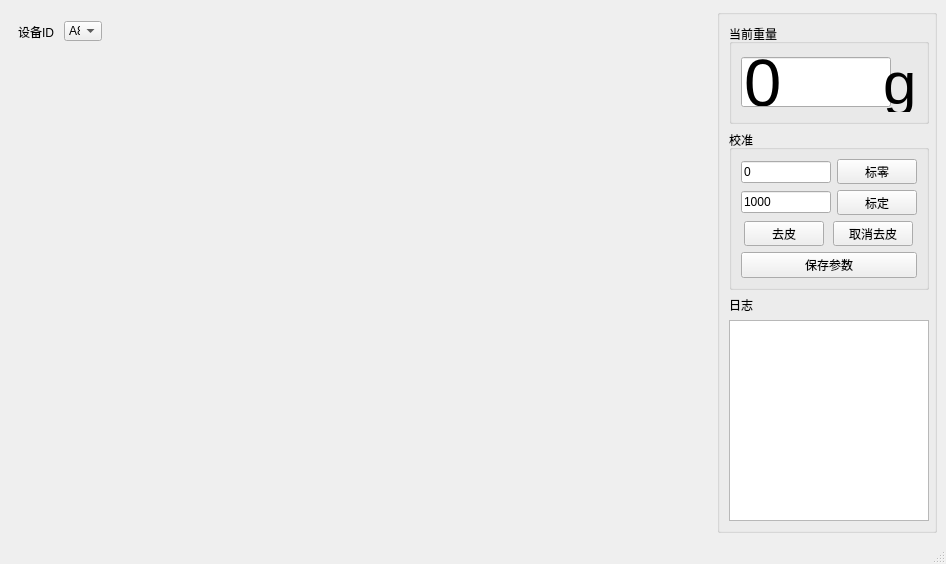
<?xml version="1.0" encoding="UTF-8"?>
<ui version="4.0">
 <class>MainWindow</class>
 <widget class="QMainWindow" name="MainWindow">
  <property name="geometry">
   <rect>
    <x>0</x>
    <y>0</y>
    <width>946</width>
    <height>564</height>
   </rect>
  </property>
  <property name="windowTitle">
   <string>MainWindow</string>
  </property>
  <property name="windowIcon">
   <iconset>
    <normaloff>img/favicon.ico</normaloff>
    <normalon>:/img/favicon.ico</normalon>
    <disabledoff>:/img/favicon.ico</disabledoff>
    <disabledon>:/img/favicon.ico</disabledon>
    <activeoff>:/img/favicon.ico</activeoff>
    <activeon>:/img/favicon.ico</activeon>
    <selectedoff>:/img/favicon.ico</selectedoff>
    <selectedon>:/img/favicon.ico</selectedon>img/favicon.ico</iconset>
  </property>
  <widget class="QWidget" name="centralwidget">
   <layout class="QHBoxLayout" name="horizontalLayout_3">
    <item>
     <layout class="QVBoxLayout" name="verticalLayout_4">
      <item>
       <widget class="QWidget" name="widget_2" native="true">
        <property name="maximumSize">
         <size>
          <width>16777215</width>
          <height>45</height>
         </size>
        </property>
        <layout class="QHBoxLayout" name="horizontalLayout_5">
         <item>
          <widget class="QLabel" name="label_3">
           <property name="minimumSize">
            <size>
             <width>40</width>
             <height>25</height>
            </size>
           </property>
           <property name="maximumSize">
            <size>
             <width>40</width>
             <height>25</height>
            </size>
           </property>
           <property name="text">
            <string>设备ID</string>
           </property>
          </widget>
         </item>
         <item>
          <widget class="QComboBox" name="devComboBox">
           <property name="minimumSize">
            <size>
             <width>38</width>
             <height>20</height>
            </size>
           </property>
           <property name="maximumSize">
            <size>
             <width>38</width>
             <height>20</height>
            </size>
           </property>
           <item>
            <property name="text">
             <string>A8</string>
            </property>
           </item>
           <item>
            <property name="text">
             <string>B8</string>
            </property>
           </item>
          </widget>
         </item>
         <item>
          <spacer name="horizontalSpacer_2">
           <property name="orientation">
            <enum>Qt::Horizontal</enum>
           </property>
           <property name="sizeType">
            <enum>QSizePolicy::Expanding</enum>
           </property>
           <property name="sizeHint" stdset="0">
            <size>
             <width>20</width>
             <height>20</height>
            </size>
           </property>
          </spacer>
         </item>
        </layout>
       </widget>
      </item>
      <item>
       <widget class="QWidget" name="widget" native="true">
        <property name="minimumSize">
         <size>
          <width>700</width>
          <height>450</height>
         </size>
        </property>
        <property name="maximumSize">
         <size>
          <width>1500</width>
          <height>16777215</height>
         </size>
        </property>
       </widget>
      </item>
     </layout>
    </item>
    <item>
     <widget class="QGroupBox" name="groupBox_3">
      <property name="minimumSize">
       <size>
        <width>220</width>
        <height>0</height>
       </size>
      </property>
      <property name="maximumSize">
       <size>
        <width>220</width>
        <height>16777215</height>
       </size>
      </property>
      <property name="title">
       <string/>
      </property>
      <layout class="QVBoxLayout" name="verticalLayout_9">
       <item>
        <widget class="QGroupBox" name="groupBox_2">
         <property name="minimumSize">
          <size>
           <width>200</width>
           <height>100</height>
          </size>
         </property>
         <property name="maximumSize">
          <size>
           <width>200</width>
           <height>100</height>
          </size>
         </property>
         <property name="title">
          <string>当前重量</string>
         </property>
         <layout class="QVBoxLayout" name="verticalLayout_5">
          <item>
           <layout class="QHBoxLayout" name="horizontalLayout_4">
            <item>
             <widget class="QLineEdit" name="weightLineEdit">
              <property name="minimumSize">
               <size>
                <width>150</width>
                <height>50</height>
               </size>
              </property>
              <property name="maximumSize">
               <size>
                <width>150</width>
                <height>50</height>
               </size>
              </property>
              <property name="font">
               <font>
                <pointsize>50</pointsize>
               </font>
              </property>
              <property name="text">
               <string>0</string>
              </property>
             </widget>
            </item>
            <item>
             <widget class="QLabel" name="label_4">
              <property name="font">
               <font>
                <pointsize>45</pointsize>
               </font>
              </property>
              <property name="text">
               <string>g</string>
              </property>
             </widget>
            </item>
           </layout>
          </item>
         </layout>
        </widget>
       </item>
       <item>
        <widget class="QGroupBox" name="groupBox">
         <property name="minimumSize">
          <size>
           <width>200</width>
           <height>160</height>
          </size>
         </property>
         <property name="maximumSize">
          <size>
           <width>200</width>
           <height>160</height>
          </size>
         </property>
         <property name="title">
          <string>校准</string>
         </property>
         <layout class="QVBoxLayout" name="verticalLayout_6">
          <item>
           <layout class="QVBoxLayout" name="verticalLayout_3">
            <item>
             <layout class="QHBoxLayout" name="horizontalLayout">
              <item>
               <layout class="QVBoxLayout" name="verticalLayout">
                <item>
                 <widget class="QLineEdit" name="zeroLineEdit">
                  <property name="text">
                   <string>0</string>
                  </property>
                 </widget>
                </item>
                <item>
                 <widget class="QLineEdit" name="calLineEdit">
                  <property name="text">
                   <string>1000</string>
                  </property>
                 </widget>
                </item>
               </layout>
              </item>
              <item>
               <layout class="QVBoxLayout" name="verticalLayout_2">
                <item>
                 <widget class="QPushButton" name="zeroButton">
                  <property name="minimumSize">
                   <size>
                    <width>80</width>
                    <height>25</height>
                   </size>
                  </property>
                  <property name="maximumSize">
                   <size>
                    <width>80</width>
                    <height>25</height>
                   </size>
                  </property>
                  <property name="text">
                   <string>标零</string>
                  </property>
                 </widget>
                </item>
                <item>
                 <widget class="QPushButton" name="calButton">
                  <property name="minimumSize">
                   <size>
                    <width>80</width>
                    <height>25</height>
                   </size>
                  </property>
                  <property name="maximumSize">
                   <size>
                    <width>80</width>
                    <height>25</height>
                   </size>
                  </property>
                  <property name="text">
                   <string>标定</string>
                  </property>
                 </widget>
                </item>
               </layout>
              </item>
             </layout>
            </item>
            <item>
             <layout class="QHBoxLayout" name="horizontalLayout_2">
              <item>
               <widget class="QPushButton" name="peelButton">
                <property name="minimumSize">
                 <size>
                  <width>80</width>
                  <height>25</height>
                 </size>
                </property>
                <property name="maximumSize">
                 <size>
                  <width>80</width>
                  <height>25</height>
                 </size>
                </property>
                <property name="text">
                 <string>去皮</string>
                </property>
               </widget>
              </item>
              <item>
               <widget class="QPushButton" name="canclePeelButton">
                <property name="minimumSize">
                 <size>
                  <width>80</width>
                  <height>25</height>
                 </size>
                </property>
                <property name="maximumSize">
                 <size>
                  <width>80</width>
                  <height>25</height>
                 </size>
                </property>
                <property name="text">
                 <string>取消去皮</string>
                </property>
               </widget>
              </item>
             </layout>
            </item>
            <item>
             <widget class="QPushButton" name="savePushButton">
              <property name="text">
               <string>保存参数</string>
              </property>
             </widget>
            </item>
           </layout>
          </item>
         </layout>
        </widget>
       </item>
       <item>
        <widget class="QLabel" name="label_2">
         <property name="minimumSize">
          <size>
           <width>200</width>
           <height>0</height>
          </size>
         </property>
         <property name="maximumSize">
          <size>
           <width>200</width>
           <height>16777215</height>
          </size>
         </property>
         <property name="text">
          <string>日志</string>
         </property>
        </widget>
       </item>
       <item>
        <widget class="QTextBrowser" name="logTextBrowser">
         <property name="minimumSize">
          <size>
           <width>200</width>
           <height>0</height>
          </size>
         </property>
         <property name="maximumSize">
          <size>
           <width>200</width>
           <height>16777215</height>
          </size>
         </property>
        </widget>
       </item>
      </layout>
     </widget>
    </item>
   </layout>
  </widget>
  <widget class="QMenuBar" name="menubar">
   <property name="geometry">
    <rect>
     <x>0</x>
     <y>0</y>
     <width>946</width>
     <height>23</height>
    </rect>
   </property>
  </widget>
  <widget class="QStatusBar" name="statusbar"/>
 </widget>
 <resources/>
 <connections/>
</ui>
